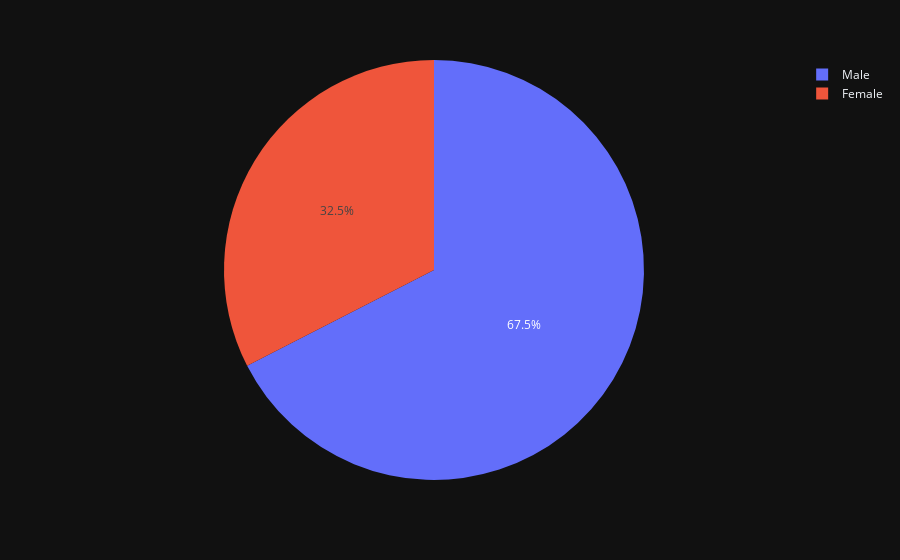

This figure's notebook cell:
### Code cell
#Pie Chart
px.pie(data, names='sex', values='total_bill', template='plotly_dark')

### Figure 1 — Plotly figure (JSON) as saved in the notebook; plotly's stock layout.template omitted (floating-point values rounded to 4 significant figures; data arrays with more than 128 entries replaced by an {"elided": "..."} marker saying what was removed)
{"data": [{"domain": {"x": [0, 1], "y": [0, 1]}, "hovertemplate": "sex=%{label}<br>total_bill=%{value}<extra></extra>", "labels": {"elided": "244 str values"}, "legendgroup": "", "name": "", "showlegend": true, "type": "pie", "values": {"elided": "244 float values"}}], "layout": {"autosize": true, "legend": {"tracegroupgap": 0}, "margin": {"t": 60}}}
